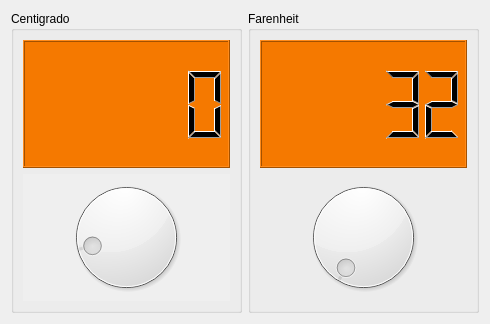
<?xml version="1.0" encoding="UTF-8"?>
<ui version="4.0">
 <class>Conversor</class>
 <widget class="QDialog" name="Conversor">
  <property name="geometry">
   <rect>
    <x>0</x>
    <y>0</y>
    <width>490</width>
    <height>324</height>
   </rect>
  </property>
  <property name="windowTitle">
   <string>Conversor</string>
  </property>
  <layout class="QHBoxLayout" name="horizontalLayout">
   <item>
    <widget class="QGroupBox" name="groupBox">
     <property name="title">
      <string>Centigrado</string>
     </property>
     <layout class="QVBoxLayout" name="verticalLayout">
      <item>
       <widget class="QLCDNumber" name="outCent">
        <property name="styleSheet">
         <string notr="true">background-color: rgb(245, 121, 0);</string>
        </property>
       </widget>
      </item>
      <item>
       <widget class="QDial" name="inCent">
        <property name="layoutDirection">
         <enum>Qt::RightToLeft</enum>
        </property>
        <property name="autoFillBackground">
         <bool>true</bool>
        </property>
        <property name="styleSheet">
         <string notr="true">color: rgb(114, 159, 207);</string>
        </property>
        <property name="minimum">
         <number>-18</number>
        </property>
       </widget>
      </item>
     </layout>
    </widget>
   </item>
   <item>
    <widget class="QGroupBox" name="groupBox_2">
     <property name="title">
      <string>Farenheit</string>
     </property>
     <layout class="QVBoxLayout" name="verticalLayout_2">
      <item>
       <widget class="QLCDNumber" name="outFahr">
        <property name="styleSheet">
         <string notr="true">background-color: rgb(245, 121, 0);</string>
        </property>
        <property name="smallDecimalPoint">
         <bool>false</bool>
        </property>
        <property name="intValue" stdset="0">
         <number>32</number>
        </property>
       </widget>
      </item>
      <item>
       <widget class="QDial" name="inFahr"/>
      </item>
     </layout>
    </widget>
   </item>
  </layout>
 </widget>
 <resources/>
 <connections>
  <connection>
   <sender>inFahr</sender>
   <signal>valueChanged(int)</signal>
   <receiver>outFahr</receiver>
   <slot>display(int)</slot>
   <hints>
    <hint type="sourcelabel">
     <x>364</x>
     <y>238</y>
    </hint>
    <hint type="destinationlabel">
     <x>364</x>
     <y>104</y>
    </hint>
   </hints>
  </connection>
  <connection>
   <sender>inCent</sender>
   <signal>valueChanged(int)</signal>
   <receiver>outCent</receiver>
   <slot>display(int)</slot>
   <hints>
    <hint type="sourcelabel">
     <x>125</x>
     <y>238</y>
    </hint>
    <hint type="destinationlabel">
     <x>125</x>
     <y>104</y>
    </hint>
   </hints>
  </connection>
 </connections>
</ui>
